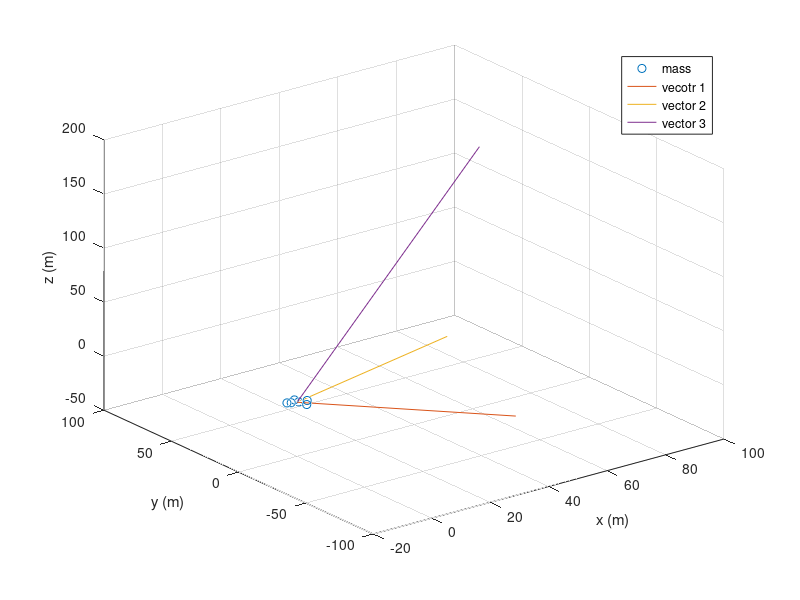

Recreate this plot in MATLAB.
%mass input
modules=[2,3,-1,0;4,-3,1,1;3,-2,0,1;3,1,-5,0;2,0,2,1;9,1,1,-1] %[m,x,y,z;1,2,3,4;]
mtot=0;
m=1; x=2; y=3; z=4;
for k=1:6
    mtot=mtot+modules(k,m); %finds the total mass
end
mtot
%I tensor
%find elements
a=0; b=0; c=0; d=0; e=0; f=0; g=0; h=0; i=0;
for j=1:6
    aa=modules(j,m)*(modules(j,y)^2+modules(j,z)^2);
    a=a+aa;
    bb=modules(j,m)*modules(j,x)*modules(j,y);
    b=b+bb;
    cc=modules(j,m)*modules(j,x)*modules(j,z);
    c=c+cc;
    dd=bb;
    d=d+dd;
    ee=modules(j,m)*(modules(j,x)^2+modules(j,z)^2);
    e=e+ee;
    ff=modules(j,m)*modules(j,y)*modules(j,z);
    f=f+ff;
    gg=cc;
    g=g+gg;
    hh=ff;
    h=h+hh;
    ii=modules(j,m)*(modules(j,x)^2+modules(j,y)^2);
    i=i+ii;
end
a,b,c,d,e,f,g,h,i
I=[a,-b,-c;-d,e,-f;-g,-h,i]
%eign- values+vectors
[V,D]=eig(I) %V=vector, D=values
%plot
X=zeros(1,6);
Y=zeros(1,6);
Z=zeros(1,6);
for q=1:6
    X(q)=modules(q,x);
    Y(q)=modules(q,y);
    Z(q)=modules(q,z);
end
%vectors plot
m=[0,0,0;V(1,1),V(2,1),V(3,1)]*D(1,1);
n=[0,0,0;V(1,2),V(2,2),V(3,2)]*D(2,2);
o=[0,0,0;V(1,3),V(2,3),V(3,3)]*D(3,3);
figure
plot3(X,Y,Z,'o',m(1:2,1),m(1:2,2),m(1:2,3),n(1:2,1),n(1:2,2),n(1:2,3),o(1:2,1),o(1:2,2),o(1:2,3))
grid on
xlabel('x (m)')
ylabel('y (m)')
zlabel('z (m)')
legend('mass','vecotr 1','vector 2','vector 3')